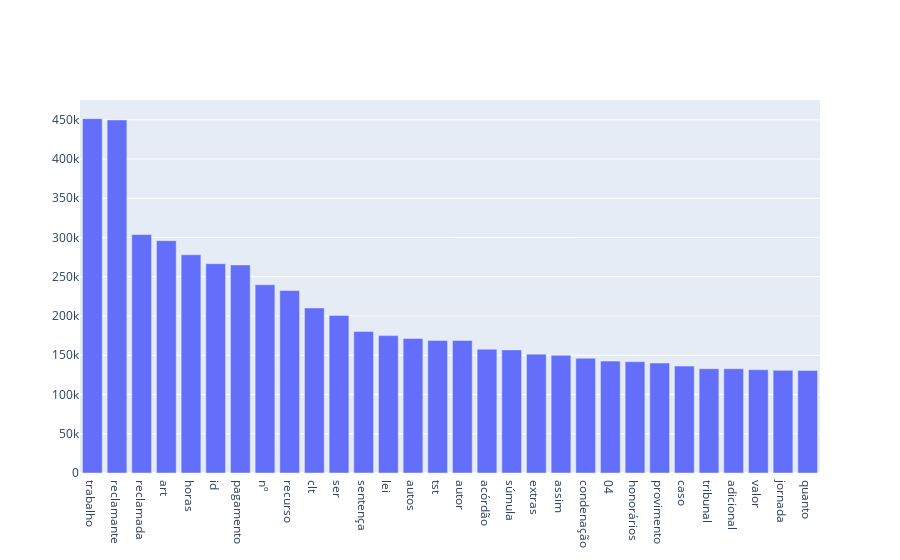

Notebook code cell kept with this figure:
### Code cell
trace = go.Bar(x=df2["INTEIRO_TEOR"], y=df2["QUANTIDADE"])
iplot({"data":[trace]})

### Figure 1 — Plotly figure (JSON) as saved in the notebook; plotly's stock layout.template omitted (floating-point values rounded to 4 significant figures)
{"data": [{"type": "bar", "x": ["trabalho", "reclamante", "reclamada", "art", "horas", "id", "pagamento", "nº", "recurso", "clt", "ser", "sentença", "lei", "autos", "tst", "autor", "acórdão", "súmula", "extras", "assim", "condenação", "04", "honorários", "provimento", "caso", "tribunal", "adicional", "valor", "jornada", "quanto"], "y": [451463, 449824, 303815, 295991, 277982, 266688, 265109, 239832, 232488, 210277, 200761, 180221, 175071, 171501, 168884, 168859, 157725, 156855, 151393, 149888, 146190, 142555, 141805, 140087, 136182, 132903, 132832, 131606, 130797, 130660]}], "layout": {"autosize": true, "xaxis": {"autorange": true, "range": [-0.5, 29.5], "type": "category"}, "yaxis": {"autorange": true, "range": [0, 475200.0], "type": "linear"}}}
